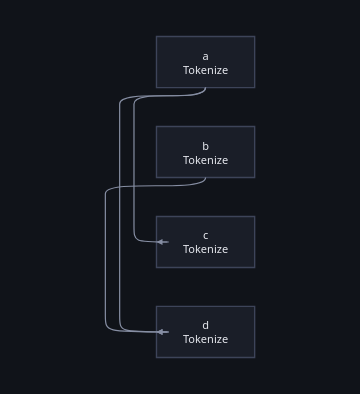

The notebook cell saved with this chart:
### Markdown cell above
## The boxes say *when*, the arrows say *what feeds what*

For a graph built with `>>` and `|` the two agree. They stop agreeing for a
graph that is **not series-parallel** — only reachable through `node()`/`edge()`
— where the decomposition falls back to a flat sequence and the nesting no
longer says who feeds whom. The `N` is the case: `a→c`, `a→d`, `b→d`.

The arrows are all there is there, and a figure without them would be a lie.

### Code cell
n = Graph()
for who in ("a", "b", "c", "d"):
    n.node(who, Tokenize())
n.edge("a", "c")
n.edge("a", "d")
n.edge("b", "d")
n.figure()

### Figure 1 — Plotly figure (JSON) as saved in the notebook; plotly's stock layout.template omitted (floating-point values rounded to 4 significant figures)
{"data": [{"hoverinfo": "text", "hovertext": ["<b>a</b><br>class: Tokenize<br>device: cpu", "<b>b</b><br>class: Tokenize<br>device: cpu", "<b>c</b><br>class: Tokenize<br>device: cpu", "<b>d</b><br>class: Tokenize<br>device: cpu"], "marker": {"opacity": 0, "size": 1}, "mode": "markers", "showlegend": false, "type": "scatter", "x": [48.0, 48.0, 48.0, 48.0], "y": [25.0, 113.0, 201.0, 289.0]}], "layout": {"annotations": [{"align": "center", "font": {"color": "#e7e9ef", "family": "system-ui, -apple-system, Segoe UI, Roboto, sans-serif", "size": 11}, "showarrow": false, "text": "a<br>Tokenize", "x": 48.0, "xanchor": "center", "y": 25.0, "yanchor": "middle"}, {"align": "center", "font": {"color": "#e7e9ef", "family": "system-ui, -apple-system, Segoe UI, Roboto, sans-serif", "size": 11}, "showarrow": false, "text": "b<br>Tokenize", "x": 48.0, "xanchor": "center", "y": 113.0, "yanchor": "middle"}, {"align": "center", "font": {"color": "#e7e9ef", "family": "system-ui, -apple-system, Segoe UI, Roboto, sans-serif", "size": 11}, "showarrow": false, "text": "c<br>Tokenize", "x": 48.0, "xanchor": "center", "y": 201.0, "yanchor": "middle"}, {"align": "center", "font": {"color": "#e7e9ef", "family": "system-ui, -apple-system, Segoe UI, Roboto, sans-serif", "size": 11}, "showarrow": false, "text": "d<br>Tokenize", "x": 48.0, "xanchor": "center", "y": 289.0, "yanchor": "middle"}, {"arrowcolor": "#868ea3", "arrowhead": 2, "arrowsize": 1, "arrowwidth": 1.2, "ax": 12.0, "axref": "x", "ay": 201.0, "ayref": "y", "showarrow": true, "text": "", "x": 0.0, "xref": "x", "y": 201.0, "yref": "y"}, {"arrowcolor": "#868ea3", "arrowhead": 2, "arrowsize": 1, "arrowwidth": 1.2, "ax": 12.0, "axref": "x", "ay": 289.0, "ayref": "y", "showarrow": true, "text": "", "x": 0.0, "xref": "x", "y": 289.0, "yref": "y"}, {"arrowcolor": "#868ea3", "arrowhead": 2, "arrowsize": 1, "arrowwidth": 1.2, "ax": 12.0, "axref": "x", "ay": 289.0, "ayref": "y", "showarrow": true, "text": "", "x": 0.0, "xref": "x", "y": 289.0, "yref": "y"}], "font": {"color": "#e7e9ef", "family": "system-ui, -apple-system, Segoe UI, Roboto, sans-serif", "size": 12}, "height": 394.0, "hoverlabel": {"align": "left", "bgcolor": "#1a1e28", "bordercolor": "#2c3242", "font": {"color": "#e7e9ef", "family": "system-ui, -apple-system, Segoe UI, Roboto, sans-serif"}}, "legend": {"bgcolor": "rgba(0,0,0,0)", "font": {"color": "#868ea3"}, "orientation": "h", "x": 1, "xanchor": "right", "y": 1.02, "yanchor": "bottom"}, "margin": {"b": 16, "l": 16, "r": 16, "t": 16}, "paper_bgcolor": "#101319", "plot_bgcolor": "#101319", "shapes": [{"fillcolor": "#1a1e28", "layer": "below", "line": {"color": "#3d4459", "width": 1.4}, "type": "rect", "x0": 0.0, "x1": 96.0, "y0": 0.0, "y1": 50.0}, {"fillcolor": "#1a1e28", "layer": "below", "line": {"color": "#3d4459", "width": 1.4}, "type": "rect", "x0": 0.0, "x1": 96.0, "y0": 88.0, "y1": 138.0}, {"fillcolor": "#1a1e28", "layer": "below", "line": {"color": "#3d4459", "width": 1.4}, "type": "rect", "x0": 0.0, "x1": 96.0, "y0": 176.0, "y1": 226.0}, {"fillcolor": "#1a1e28", "layer": "below", "line": {"color": "#3d4459", "width": 1.4}, "type": "rect", "x0": 0.0, "x1": 96.0, "y0": 264.0, "y1": 314.0}, {"layer": "below", "line": {"color": "#868ea3", "width": 1.2}, "path": "M 48.0,50.0 C 48.0,66.0 -22.0,50.0 -22.0,66.0 L -22.0,185.0 C -22.0,201.0 -22.0,201.0 12.0,201.0", "type": "path", "xref": "x", "yref": "y"}, {"layer": "below", "line": {"color": "#868ea3", "width": 1.2}, "path": "M 48.0,50.0 C 48.0,66.0 -36.0,50.0 -36.0,66.0 L -36.0,273.0 C -36.0,289.0 -36.0,289.0 12.0,289.0", "type": "path", "xref": "x", "yref": "y"}, {"layer": "below", "line": {"color": "#868ea3", "width": 1.2}, "path": "M 48.0,138.0 C 48.0,154.0 -50.0,138.0 -50.0,154.0 L -50.0,273.0 C -50.0,289.0 -50.0,289.0 12.0,289.0", "type": "path", "xref": "x", "yref": "y"}], "width": 360, "xaxis": {"range": [-70.0, 116.0], "visible": false}, "yaxis": {"range": [334.0, -20], "scaleanchor": "x", "visible": false}}}
